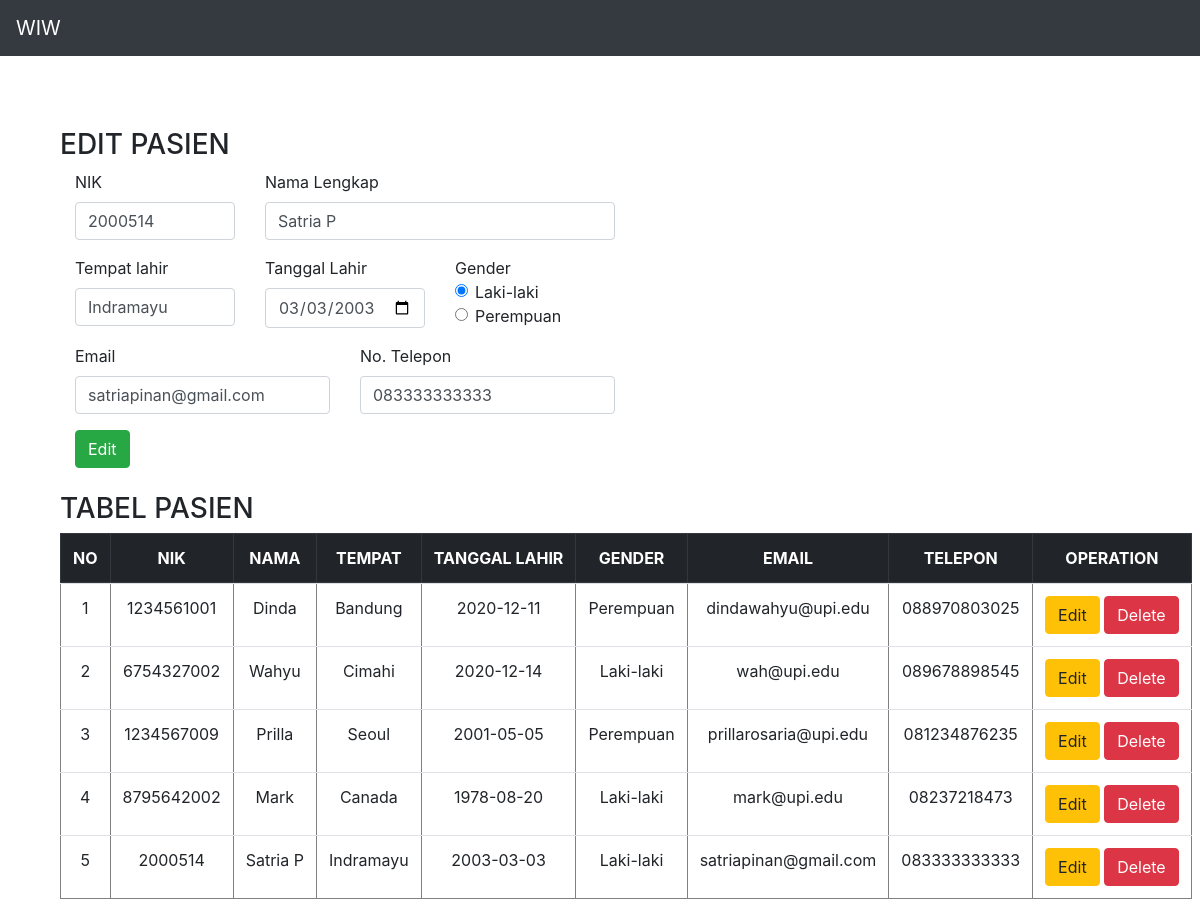
Page /index.php?edit=1&nik=1234561001&nama=Dinda&tempat=Bandung&tl=2020-12-11&gender=Perempuan&email=dindawahyu@upi.edu&telp=088970803025 on the committed database.
### tables this page shows
CREATE TABLE `pasien` (
  `id` int(11) NOT NULL,
  `nik` varchar(100) NOT NULL,
  `nama` varchar(100) NOT NULL,
  `tempat` varchar(100) NOT NULL,
  `tl` varchar(100) NOT NULL,
  `gender` varchar(10) NOT NULL,
  `email` varchar(100) NOT NULL,
  `telp` varchar(100) NOT NULL
);

### presenter/ProsesPasien.php (called while the page is built, shortened)
<?php
class ProsesPasien implements KontrakPresenter
{
	private $tabelpasien;
	private $data = [];
	function ProsesPasien()
	{
		try {
			$db_host = "localhost";
			$db_user = "root";
			$db_password = "";
			$db_name = "mvp";
			$this->tabelpasien = new TabelPasien($db_host, $db_user, $db_password, $db_name);
			$this->data = array();
		} catch (Exception $e) {
			echo "wiw error" . $e->getMessage();
		}
	}
	function prosesDataPasien()
	{
		try {
			$this->tabelpasien->open();
			$this->tabelpasien->getPasien();
			while ($row = $this->tabelpasien->getResult()) {
				$this->data[] = $row;
			}
		} catch (Exception $e) {
			echo "wiw error part 2" . $e->getMessage();
		}
	}
	function getId($i)
	{
		return $this->data[$i]['id'];
	}
	function getNik($i)
	{
		return $this->data[$i]['nik'];
	}
	function getNama($i)
	{
		return $this->data[$i]['nama'];
	}
	function getTempat($i)
	{
		return $this->data[$i]['tempat'];
	}
	function getTl($i)
	{
		return $this->data[$i]['tl'];
	}
	function getGender($i)
	{
		return $this->data[$i]['gender'];
	}
	function getEmail($i)
	{
		return $this->data[$i]['email'];
	}
	function getTelepon($i)
	{
		return $this->data[$i]['telp'];
	}
	function getSize()
	{
		return sizeof($this->data);
	}
}

### model/DB.class.php (called while the page is built, shortened)
<?php
class DB
{
	var $db_host = '';
	var $db_user = '';
	var $db_password = '';
	var $db_name = '';
	var $db_link = '';
	function DB($db_host = '', $db_user = '', $db_password = '', $db_name = '')
	{
		$this->db_host = $db_host;
		$this->db_user = $db_user;
		$this->db_password = $db_password;
		$this->db_name = $db_name;
	}
	function open()
	{
		$this->db_link = mysqli_connect($this->db_host, $this->db_user, $this->db_password, $this->db_name);
	}
	function execute($query = "")
	{
		$this->result = mysqli_query($this->db_link, $query);
		return $this->result;
	}
}

### model/TabelPasien.class.php (called while the page is built, shortened)
<?php
class TabelPasien extends DB
{
	function getPasien()
	{
		$query = "SELECT * FROM pasien";
		return $this->execute($query);
	}
}

### view/TampilPasien.php (the view, shortened to what this page needs)
<?php
include("presenter/ProsesPasien.php");
class TampilPasien implements KontrakView
{
	private $prosespasien;
	function TampilPasien()
	{
		$this->prosespasien = new ProsesPasien();
	}
	function tampilFormEdit($id, $nik, $nama, $tempat, $tl, $gender, $email, $telp)
	{
		$this->prosespasien->prosesDataPasien();
		$data = null;
		$data2 = null;
		for ($i = 0; $i < $this->prosespasien->getSize(); $i++) {
			$no = $i + 1;
			$id = $this->prosespasien->getId($i);
			$nik = $this->prosespasien->getNik($i);
			$nama = $this->prosespasien->getNama($i);
			$tempat = $this->prosespasien->getTempat($i);
			$tl = $this->prosespasien->getTl($i);
			$gender = $this->prosespasien->getGender($i);
			$email = $this->prosespasien->getEmail($i);
			$telp = $this->prosespasien->getTelepon($i);
			$data .= "<tr>
			<td>" . $no . "</td>
			<td>" . $nik . "</td>
			<td>" . $nama . "</td>
			<td>" . $tempat . "</td>
			<td>" . $tl . "</td>
			<td>" . $gender . "</td>
			<td>" . $email . "</td>
			<td>" . $telp . "</td>
			<td><a href='index.php?edit=".$id."&nik=".$nik."&nama=".$nama."&tempat=".$tempat."&tl=".$tl."&gender=".$gender."&email=".$email."&telp=".$telp."' class='btn btn-warning'>Edit</a>
            	<a href='index.php?delete=". $this->prosespasien->getId($i) ."' class='btn btn-danger'>Delete</a></td>";
		}
		$data2 .= "<h3>EDIT PASIEN</h3>
                  <form action='index.php' method='POST' class='col-6'>
                    <input type='hidden' name='id' value='".$id."' required>
		            <div class='row'>
                        <div class='form-group col-4'>
                            <label>NIK</label>
                            <input type='text' name='nik' class='form-control' value='".$nik."' required>
                        </div>
                        <div class='form-group col-8'>
                            <label>Nama Lengkap</label>
                            <input type='text' name='nama' class='form-control' value='".$nama."' required>
                        </div>
                    </div>
                    <div class='row'>
                        <div class='form-group col-4'>
                            <label>Tempat lahir</label>
                            <input type='text' name='tempat' class='form-control' value='".$tempat."' required>
                        </div>
                        <div class='form-group col-4'>
                            <label>Tanggal Lahir</label>
                            <input type='date' name='tl' class='form-control' value='".$tl."' required>
                        </div>
                        <div class='form-group col-4'>
                            <p class='mb-0'>Gender</p>
                            <div class='form-check'>
                                <input class='form-check-input' type='radio' name='gender' value='Laki-laki' checked>
                                <label class='form-check-label'>
                                    Laki-laki
                                </label>
                            </div>
                            <div class='form-check'>
                                <input class='form-check-input' type='radio' name='gender' value='Perempuan'>
                                <label class='form-check-label'>
                                    Perempuan
                                </label>
                            </div>
                        </div>
                    </div>
                    <div class='row'>
                        <div class='form-group col-6'>
                            <label>Email</label>
                            <input type='email' name='email' class='form-control' value='".$email."' required>
                        </div>
                        <div class='form-group col-6'>
                            <label>No. Telepon</label>
                            <input type='telp' name='telp' class='form-control' value='".$telp."' required>
                        </div>
                    </div>
                    <button name='submit_edit' type='submit' class='btn btn-success'>Edit</button>
                  </form>";
	}
}

### rows in the picture
pasien: nik "2000514", nama "Satria P", tempat "Indramayu", tl "03/03/2003", email "satriapinan@gmail.com", telp "083333333333", no "5", tl "2003-03-03", gender "Laki-laki"
pasien: no "1", nik "1234561001", nama "Dinda", tempat "Bandung", tl "2020-12-11", gender "Perempuan", email "dindawahyu@upi.edu", telp "088970803025"
pasien: no "2", nik "6754327002", nama "Wahyu", tempat "Cimahi", tl "2020-12-14", gender "Laki-laki", email "wah@upi.edu", telp "089678898545"
pasien: no "3", nik "1234567009", nama "Prilla", tempat "Seoul", tl "2001-05-05", gender "Perempuan", email "prillarosaria@upi.edu", telp "081234876235"
pasien: no "4", nik "8795642002", nama "Mark", tempat "Canada", tl "1978-08-20", gender "Laki-laki", email "mark@upi.edu", telp "08237218473"

### other values in the picture
$this->content "WIW TABEL PASIEN NO NIK NAMA TEMPAT TANGGAL LAHIR GENDER EMAIL TELEPON OPERATION"
